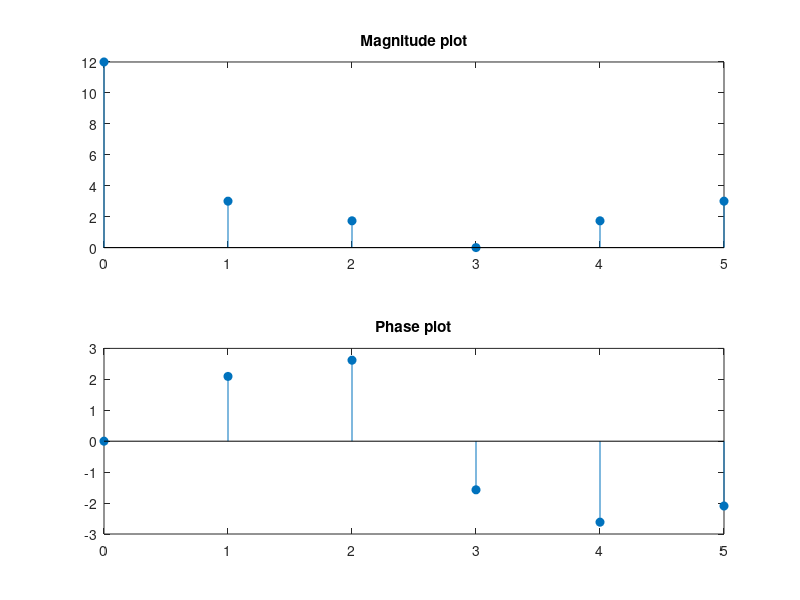

Write MATLAB code to recreate this figure.
%%%  DFT  %%%  
clc;
clear all;
close all;
x = [1, 1, 2, 2, 3, 3];
N = length(x);
X = zeros(1, N);
n = 0:N-1;                       
for k = 0:N-1
    for n = 0:N-1
        X(k+1) = X(k+1) + x(n+1)*exp(-1j*2*pi*k*n/N);
    end
end
disp('DFT of signal x is:');
disp(X);
k = 0:N-1;
figure;
subplot(2,1,1);
stem(k, abs(X), 'filled');
title('Magnitude plot');
subplot(2,1,2);
stem(k, angle(X), 'filled');
title('Phase plot');


